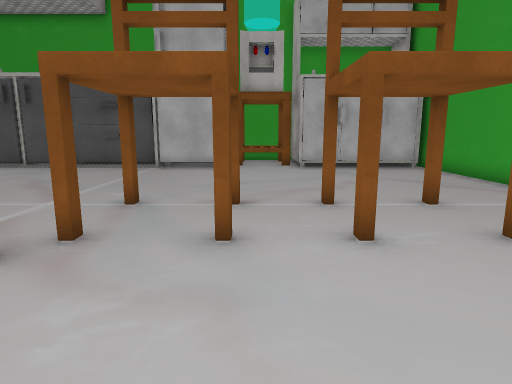
view 1 (above)

15 first-person views from a walk through a scene from a Unity 3-D project. The camera is 1.5 m above the floor, tilts 10° down and sees 75° across. The floor is counted in squares, 1 m on a side. Each view is taken from the middle of a square. On the plan, view 1 faces up. The plan holds only what a view shows up to about 15 squares ahead; the rest is blank. The player is left out. Some surface patterns are stand-ins.

view 2
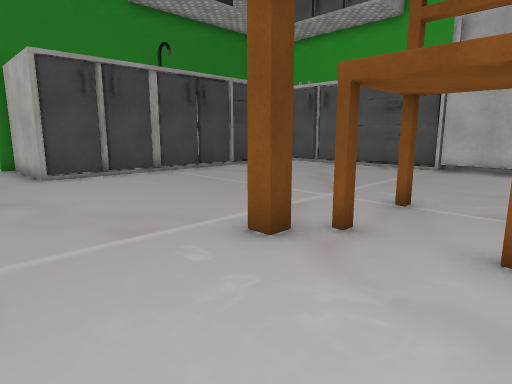

view 3
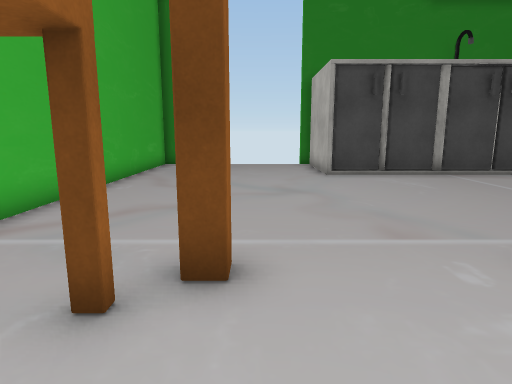

view 4
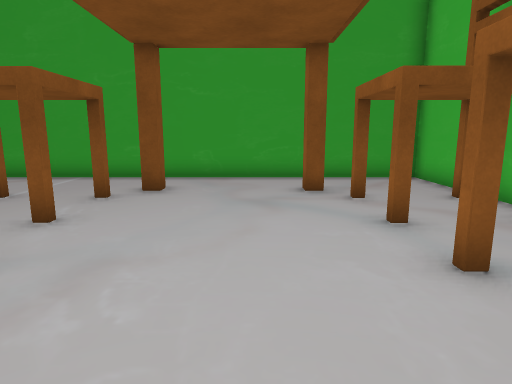

view 5
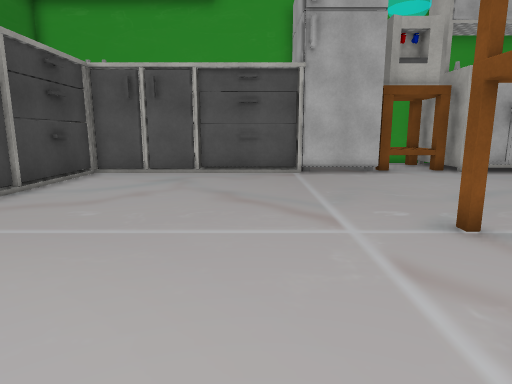

view 6
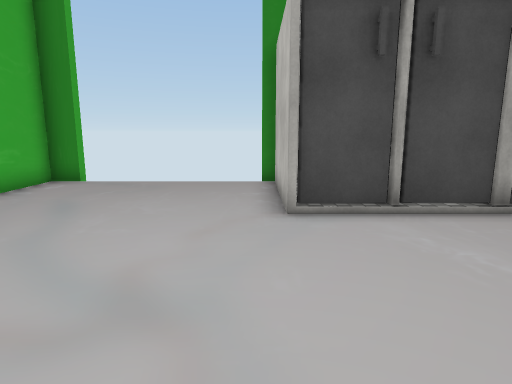

view 7
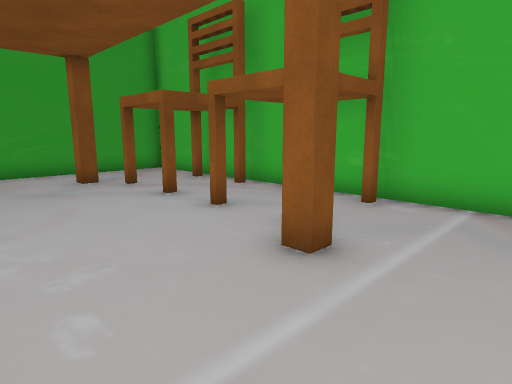

view 8
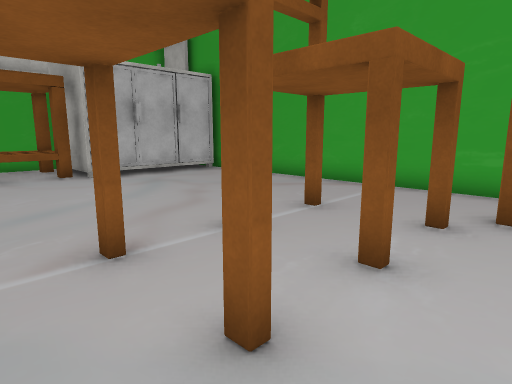

view 9
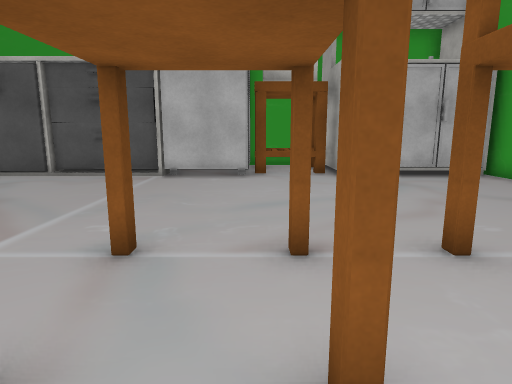

view 10
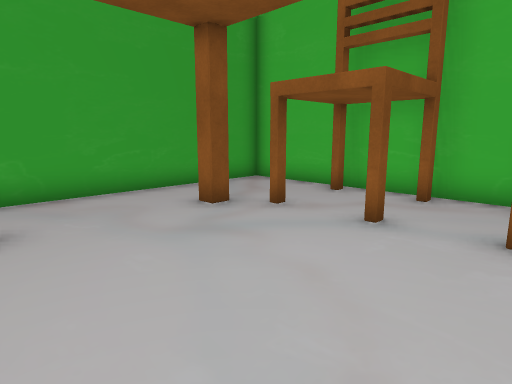

view 11
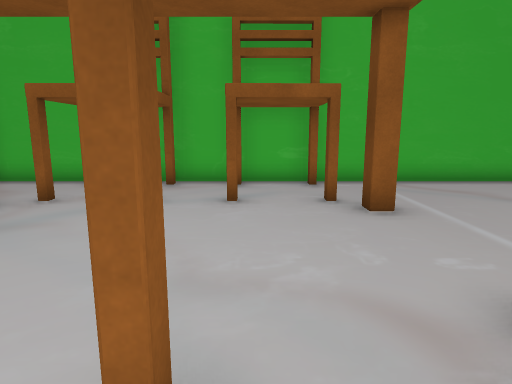

view 12
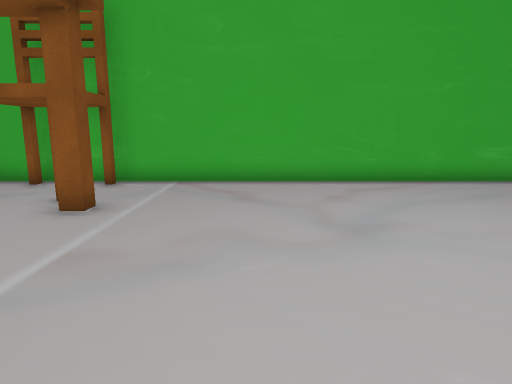

view 13
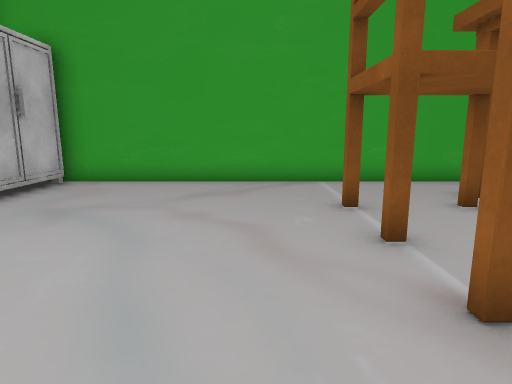

view 14
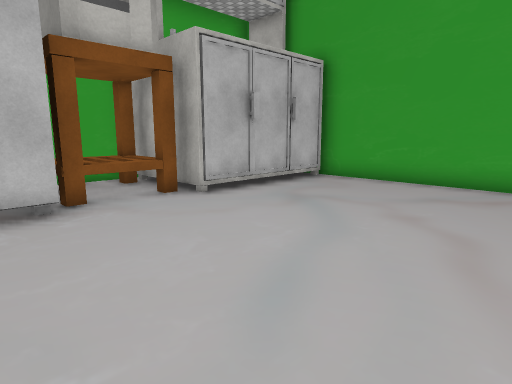

view 15
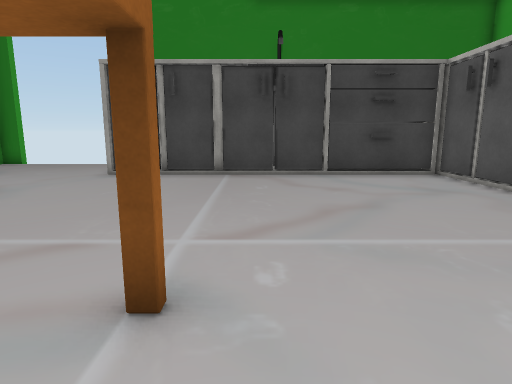

### Floor plan
Key: @ floor where view 1 was taken; # wall or solid block; x gap in a wall; . floor; = window, fence, low wall or low ledge; ^ raised ledge.
Columns run from 17 left of view 1 to 8 right of it. Each row starts with its distance up from view 1.
 18                  ^^#
 17                 ^=^#
 16                 x^^#
 15      ###########...#######
 14      #...................#
 13      #...................#
 12      #...................#
 11      #...................#
 10      #...................#
  9      #...................#
  8      #...................#
  7      #........#..#.#.#...#
  6      #...................#
  5      #...........#.#.#...#
  4      #................#..#
  3 ######...................#
  2 x........................#
  1  ........................#
  0  ................@.......#
 -1  .............#..#.#..#..#
 -2  ........................#
 -3  ........................#
 -4 #........................#
 -5 ##########################

Positions as (right, up) in squares from view 1, and headings:
1: (0, 0), facing up
2: (0, 0), facing up-left
3: (0, 0), facing left
4: (-4, 1), facing right
5: (-6, 2), facing up
6: (-6, 2), facing left
7: (-6, 3), facing down-right
8: (-2, 3), facing up-right
9: (-1, 3), facing up
10: (-1, 4), facing down-right
11: (-1, 6), facing down
12: (-7, 6), facing down
13: (-3, 9), facing right
14: (-3, 8), facing up-right
15: (0, 8), facing left
